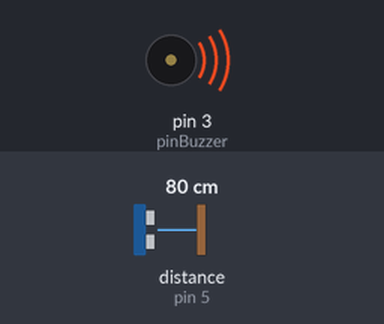
Recording of a sketch running on a simulated Arduino Uno, built with avr-gcc and run on an emulated ATmega328P. Parts: buzzer (waves = sounding). Inputs (shaded band) come from the test bench; at power-on: distance to the obstacle (sensor on pin 5) 80 cm. The echo pulse lasts 58.3 µs per cm; what the sketch prints to the serial monitor is not drawn.

Above: at 1.2 s.
1.3 s: distance to the obstacle (sensor on pin 5) set to 2 cm
Timing chart, 0 to 4.3 s (numbered marks = the images above; inputs shaded):
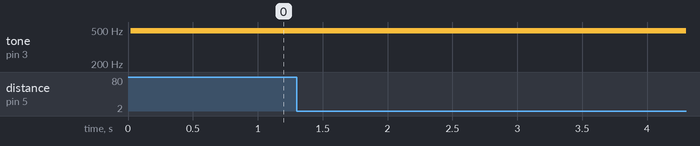

The sketch:

6_sensorultrasonik.ino
```cpp
#include <DallasTemperature.h>
#include <NewPing.h>
#include <OneWire.h>

// INISIALISASI
int pinSuhu = 2;
int pinBuzzer = 3;
int pinTrigger = 4;
int pinEcho = 5;

int BATAS = 20 * 100;

// Sensor Suhu
OneWire oneWire(pinSuhu);
DallasTemperature sensors(&oneWire);

// Sensor Ultrasonik
NewPing cm(pinTrigger, pinEcho, BATAS);

void setup() {
  Serial.begin(9600);
  sensors.begin();
  pinMode(pinBuzzer, OUTPUT);
}

void buzz() {
  analogWrite(pinBuzzer, 180);
  delay(100);
  analogWrite(pinBuzzer, 0);
  delay(100);
}

void loop() {

  // BACA DATA
  // sensors.requestTemperatures();
  // float bacaSuhu = sensors.getTempCByIndex(0); /*membaca index 0*/

  unsigned long bacaJarak = cm.ping_cm();

  // LOGIKA
  // if(bacaSuhu != DEVICE_DISCONNECTED_C){
  //   Serial.println("data suhu pada index 0="+ String(bacaSuhu));
  //   if(bacaSuhu >= 31.0) {
  //     buzz();

  //   }
  // } else {
  //   Serial.println("tidak ditemukan");
  // }

  Serial.println("Jarak=" + String(bacaJarak) + "cm");
  analogWrite(pinBuzzer, bacaJarak);

}
```

Measured:
- after the input at 1.3 s, every drawn part: stays the same
